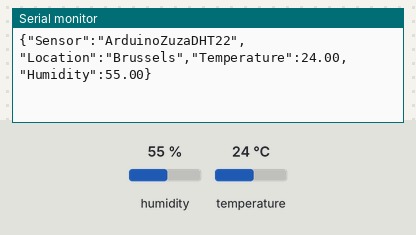
The sketch below on a simulated Arduino Uno, built with avr-gcc and run on an emulated ATmega328P. Shown: the last lines printed to the serial monitor. Inputs (shaded band) come from the test bench; at power-on: humidity 55 %, temperature 24 °C.

Above: at 1.2 s.
1.3 s: humidity set to 22 %
At 2.6 s:
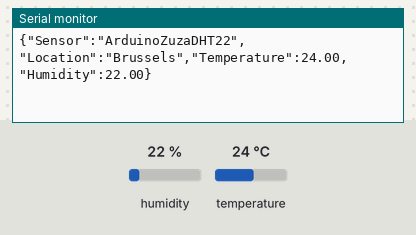
2.8 s: temperature set to 12 °C
At 3.6 s:
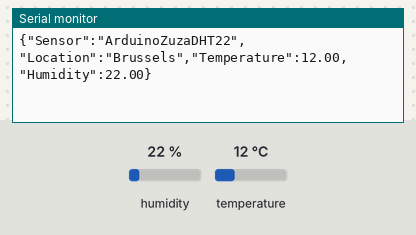
4.3 s: humidity set to 40 %
At 5.5 s:
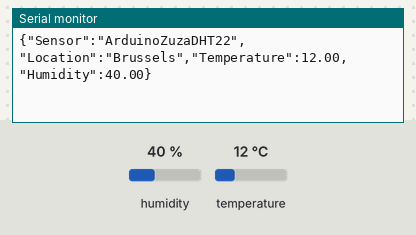
Timing chart, 0 to 7.3 s (numbered marks = the images above; inputs shaded):
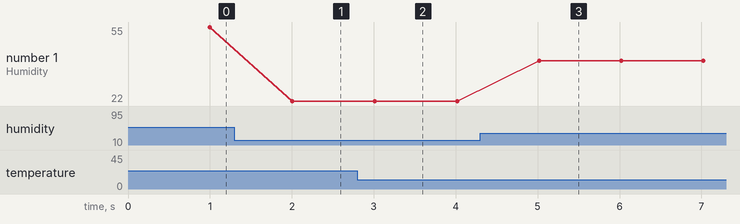

Measured:
- after the input at 1.3 s, the serial monitor: prints a new line after 0.71 s (image 1)
- after the input at 2.8 s, the serial monitor: prints a new line after 0.21 s (image 2)
- after the input at 4.3 s, the serial monitor: prints a new line after 0.72 s (image 3)
- plotted number 1: 22 → 40 after the input at 4.3 s

The sketch:

sketch_DHT.ino
```cpp
#include <dht.h> // Loads library for operating DHT sensors
#define dataPin 8 // Defines pin number to which the sensor is connected
dht DHT; // Creats a DHT object

const long interval = 1000;  // interval at which to send data (milliseconds)
unsigned long previousMillis = 0;  // will store last time data were sent

void setup()
{
	Serial.begin(9600);
}

void loop()
{
	//Uncomment whatever type you're using
	int readData = DHT.read22(dataPin); // DHT22/AM2302
	////int readData = DHT.read11(dataPin); // DHT11

  //Define name od station and name of sensor based you're using
  unsigned long currentMillis = millis();
  char sens[] = "ArduinoZuzaDHT22";
  char loc[] = "Brussels";

	float temp = DHT.temperature; // Gets the values of the temperature
	float hum = DHT.humidity; // Gets the values of the humidity

  if (currentMillis - previousMillis >= interval) {

  // save the last time data were sent
    previousMillis = currentMillis;

	// Printing the results on the serial monitor
  Serial.print("{\"Sensor\":\"");
  Serial.print(sens);
  Serial.print("\",\"Location\":\"");
  Serial.print(loc);
  Serial.print("\",\"Temperature\":");
	Serial.print(temp);
  Serial.print(",\"Humidity\":");
	Serial.print(hum);
  Serial.println("}");
  }
}
```
